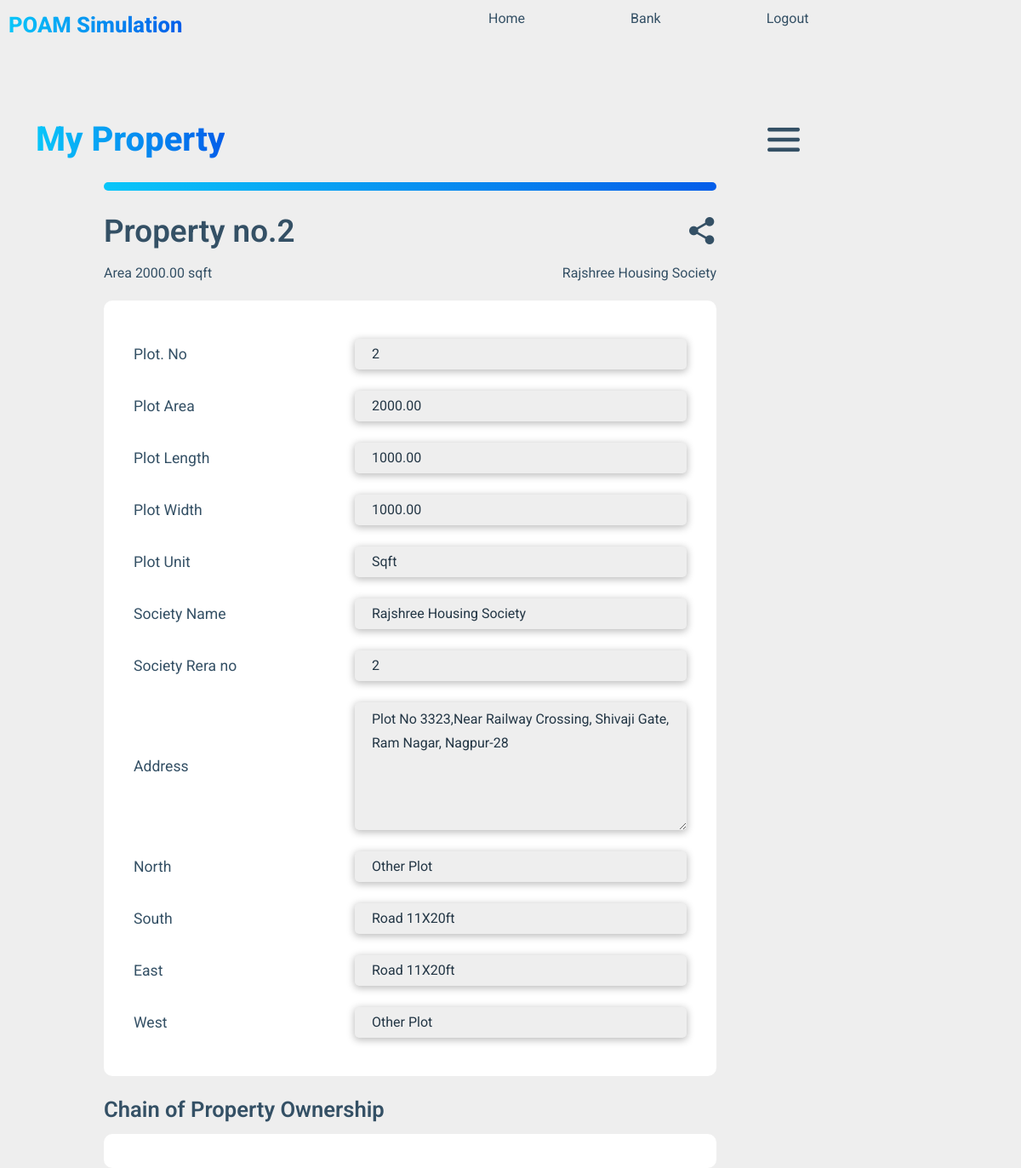
/home/2/myproperties (signed in), run on an earlier commit of the app's database.
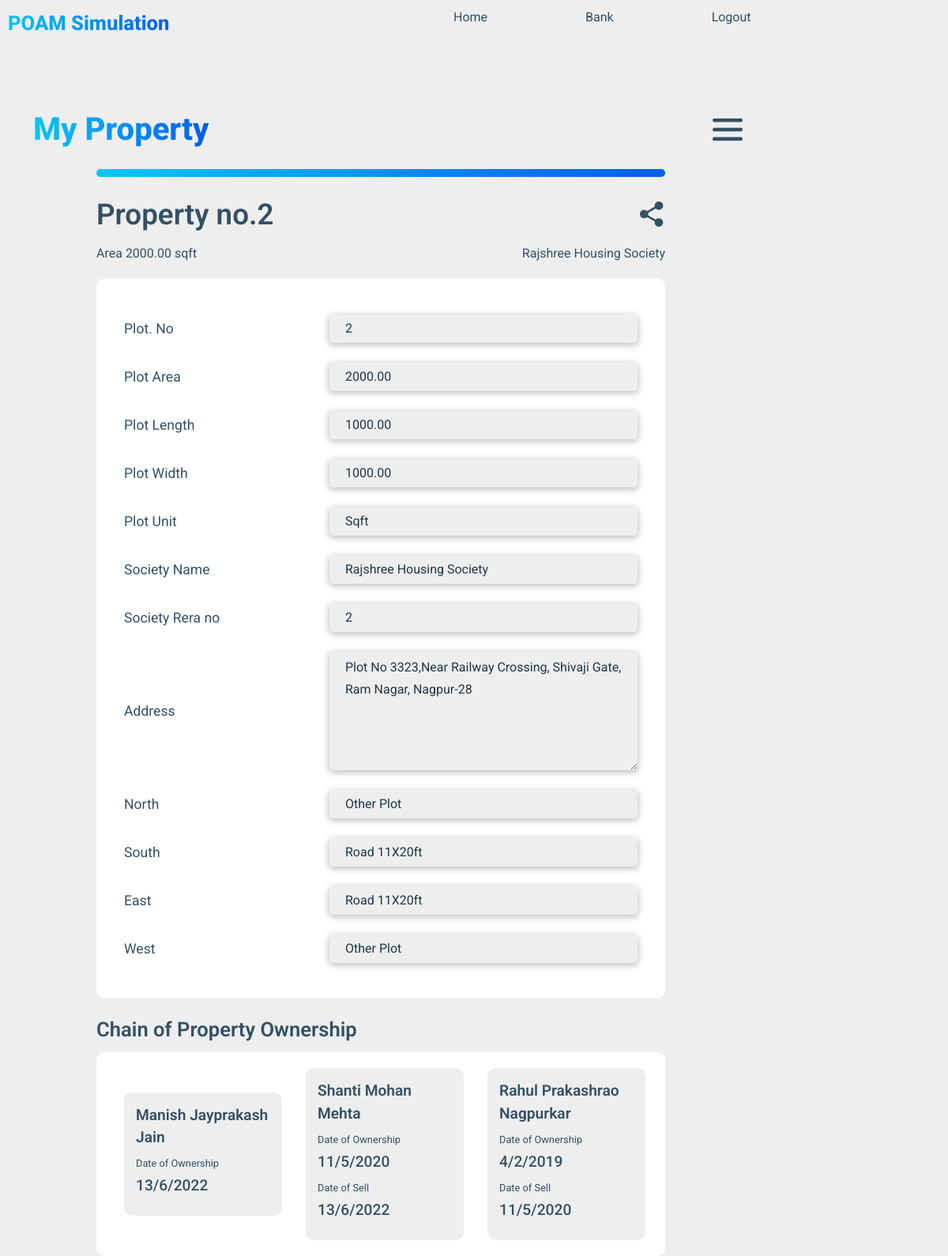
And on a later commit of the database.
### MuncipalCorporation_DB/models.py (models this page shows, shortened)
class Plot(models.Model):
    SQFT = 'sqft'
    ACRE = 'AC'
    units = [
        (SQFT, 'Square.ft'),
        (ACRE, 'Acre'),
    ]
    owner = models.ForeignKey(Person,on_delete=models.CASCADE,related_name="plot_owner",default=None)
    number = models.IntegerField()
    area = models.DecimalField(max_digits=10, decimal_places=2)
    length= models.DecimalField(max_digits=10, decimal_places=2)
    width= models.DecimalField(max_digits=10, decimal_places=2)
    unit = models.CharField(choices=units,default=SQFT,max_length=4)
    society_name= models.CharField(max_length=100)
    society_rera_no = models.IntegerField()
    plot_address = models.CharField(max_length=200)
    north = models.CharField(max_length=30)
    south = models.CharField(max_length=30)
    east = models.CharField(max_length=30)
    west = models.CharField(max_length=30)

class chain_of_title(models.Model):
    owner = models.ForeignKey(Person,on_delete=models.CASCADE,related_name="owner_title_chain")
    plot = models.ForeignKey(Plot,on_delete=models.CASCADE,related_name="property_title_chain")
    ownership_date = models.DateField()
    selling_date = models.DateField(blank=True,null=True)

### POAM_portal/models.py (models this page shows, shortened)
class Person(models.Model):
    user = models.ForeignKey(User,on_delete=models.CASCADE,related_name="user")
    aadhar_details = models.ForeignKey(aadhar,on_delete=models.CASCADE,related_name="aadhar_user")

### Aadhar_DB/models.py (models this page shows, shortened)
class aadhar(models.Model):
    MALE = 'M'
    FEMALE = 'F'
    OTHERS = 'OTH'
    gender = [
        (MALE, 'Male'),
        (FEMALE, 'Female'),
        (OTHERS, 'Others'),
    ]
    first_name=models.CharField(max_length=30)
    middle_name=models.CharField(max_length=30)
    last_name=models.CharField(max_length=30)
    dob = models.DateField()
    gender = models.CharField(choices=gender,default=OTHERS,max_length=3)
    aadhar_no = models.BigIntegerField()
    address = models.TextField()
    photo = models.ImageField(upload_to ='uploads/',null=True)
    mobile_number = models.CharField(max_length=10,null=True)

### POAM_portal/views.py (the view)
# urls.py: path("home/<str:plot_no>/myproperties", views.my_properties, name="myproperty"),
@login_required(login_url="login")
def my_properties(request,plot_no):
    property_details=get_plot_withPlotno(plot_no)
    titles = property_details.property_title_chain.all()
    titles = reversed(titles)
    return render(request, "POAM_portal/myproperty_view.html",{
        "property":property_details,
        "titles":titles,
        "sharedAckStatus":False,
    })

### POAM_portal/utils.py (called while the page is built)
def get_plot_withPlotno(plot_no):
    plot_details = Plot.objects.get(number=plot_no)
    return plot_details

### POAM_portal/templates/POAM_portal/myproperty_view.html (shortened to what this page needs)
{% extends "POAM_portal/layout.html" %}
{% load static %}
{% block body %}
<div class="container-fluid">
    <div class="container">
        <div class="home-options share-margin">
            <span class="home-heading">My Property</span>
            <span><a href="{% url 'bank' %}"><img src="../../static/POAM_portal/images/menu.png" alt=""
                        id="options"></a></span>
        </div>
        <div id="line"></div>
        <div class="myproperty-info-container">
            <div class="myproperty-heading-container">
                <span class="myproperty-heading">Property no.{{property.number}}</span>
                <span>
                    <a href="{% url 'share' property.number %}"><img src="../../static/POAM_portal/images/share-dark.png"
                            alt="share" class="myproperty-share-btn"></a>
                </span>
            </div>
            <div class="myproperty-subheading-container">
                <span class="subheading1">Area {{property.area}} {{property.unit}}</span>
                <span class="subheading2">{{property.society_name}}</span>
            </div>
            <div class="myproperty-form-info-container">
                <div class="fields">
                    <label for="plot.no">Plot. No</label>
                    <input type="text" value="{{property.number}}" disabled>
                </div>
                <div class="fields">
                    <label for="plotArea">Plot Area</label>
                    <input type="text" value="{{property.area}}" disabled>
                </div>
                <div class="fields">
                    <label for="plot.no">Plot Length</label>
                    <input type="text" value="{{property.length}}" disabled>
                </div>
                <div class="fields">
                    <label for="plot.no">Plot Width</label>
                    <input type="text" value="{{property.width}}" disabled>
                </div>
                <div class="fields">
                    <label for="plot.no">Plot Unit</label>
                    <input type="text" value="{{property.unit}}" disabled>
                </div>
                <div class="fields">
                    <label for="plot.no">Society Name</label>
                    <input type="text" value="{{property.society_name}}" disabled>
                </div>
                <div class="fields">
                    <label for="plot.no">Society Rera no</label>
                    <input type="text" value="{{property.society_rera_no}}" disabled>
                </div>
                <div class="fields">
                    <label for="plot.no">Address</label>
                    <textarea name="address" id="plot-address" cols="30" rows="10" disabled>{{property.plot_address}}</textarea>
                </div>
                <div class="fields">
                    <label for="plot.no">North</label>
                    <input type="text" value="{{property.north}}" disabled>
                </div>
                <div class="fields">
                    <label for="plot.no">South</label>
                    <input type="text" value="{{property.south}}" disabled>
                </div>
                <div class="fields">
                    <label for="plot.no">East</label>
                    <input type="text" value="{{property.east}}" disabled>
                </div>
                <div class="fields">
                    <label for="plot.no">West</label>
                    <input type="text" value="{{property.west}}" disabled>
                </div>
            </div>
            <div class="title-chain-container">
                <div class="title-chain-heading">
                    Chain of Property Ownership
                </div>
                <div class="title-content-container">
                    {% for title in titles %}
                    <div class="title-block">
                        <div class="title-owner-name">{{title.owner.aadhar_details.first_name}} {{title.owner.aadhar_details.middle_name}} {{title.owner.aadhar_details.last_name}}</div>
                        <div class="title-chain-mini-heading">Date of Ownership</div>
                        <div class="title-chain-own-date">{{title.ownership_date.day}}/{{title.ownership_date.month}}/{{title.ownership_date.year}}</div>
                        {% if title.selling_date %}
                        <div class="title-chain-mini-heading">Date of Sell</div>
                        <div class="title-chain-own-date">{{title.selling_date.day}}/{{title.selling_date.month}}/{{title.selling_date.year}}</div>
                        {% endif %}
                    </div>
                    {% endfor %}
                </div>
            </div>
        </div>
    </div>
</div>
{% endblock %}

### POAM_portal/templates/POAM_portal/layout.html (shortened to what this page needs)
{% load static %}
<!DOCTYPE html>
<html lang="en">
<head>
    <link href="https://cdn.jsdelivr.net/npm/bootstrap@5.3.0-alpha2/dist/css/bootstrap.min.css" rel="stylesheet"
>
    <link rel="stylesheet" href="../../static/POAM_portal/layout.css">
</head>
<body>
    {% if user.is_authenticated %}
    {% block header %}
    <header>
        <span id="nav-logo">
            POAM Simulation
        </span>
        <nav>
            <ul class="nav-options">
                <li><a href="{% url 'home' user %}">Home</a></li>
                <li><a href="{% url 'bank' %}">Bank</a></li>
                <li><a href="{% url 'logout' %}">logout</a></li>
            </ul>
        </nav>
    </header>
    {% endblock %}
    {% endif %}
    {% block body %}
    {% endblock %}
</body>
</html>

### POAM_portal/static/POAM_portal/layout.css (style rules this page uses)
* { margin:0px; padding: 0px; font-family: 'Roboto', sans-serif; }
body { overflow-y: auto; }
header { width: 100vw; height: 8vh; background-color: var(--background); padding: 10px; }
#nav-logo { background: linear-gradient(to right, var(--light),var(--dark)); -webkit-background-clip: text; background-clip: text; -webkit-text-fill-color: transparent; font-size: 1.6rem; font-weight: 800; float: left; }
.nav-options { float: right; width: 60%; }
.nav-options li { display: inline-block; margin: 0px 40px; }
.nav-options li a { padding: 20px; color: var(--nav-text); text-decoration: none; font-weight: 400; text-transform: capitalize; }
.home-heading { background: linear-gradient(to right, var(--light),var(--dark)); -webkit-background-clip: text; background-clip: text; -webkit-text-fill-color: transparent; font-size: 2.5rem; font-weight: 800; }
.home-options { display: flex; flex-direction: row; flex-wrap: nowrap; align-items: center; justify-content: space-between; margin: 70px 0px 30px 0px; }
#options { width: 15%; }
.share-margin { margin-bottom: 0px !important; }
#line { background: linear-gradient(to right, var(--light),var(--dark)); width: 60vw; height: 1.2vh; border-radius: 20px; margin: 20px 80px; }
.myproperty-info-container { width: 60vw; margin: 0px 0px 30px 80px; font-family: var(--roboto); position: relative; color: var(--nav-text); }
.myproperty-heading-container { display: flex; flex-direction: row; justify-content: space-between; align-items: center; margin: 10px 0px; }
.myproperty-heading { font-weight: 600; font-size: 2.3rem; }
.myproperty-subheading-container { display: flex; flex-direction: row; align-items: center; justify-content: space-between; font-size: 1rem; }
.myproperty-form-info-container { margin: 20px 0px; background-color: var(--white); padding: 20px; border-radius: 10px; }
.fields { display: flex; flex-direction: row; align-items: center; justify-content: space-between; margin: 25px 15px; }
.fields label { font-size: 1.1rem; }
.fields input { color: var(--btn-regular); background-color: var(--background); width: 60%; text-transform: capitalize; padding: 6px 20px; outline: none; border: none; border-radius: 5px; box-shadow: 0px 2px 8px 1px rgba(0, 0, 0, 0.25); }
.fields textarea { color: var(--btn-regular); background-color: var(--background); width: 60%; text-transform: capitalize; padding: 6px 20px; outline: none; border: none; border-radius: 5px; box-shadow: 0px 2px 8px 1px rgba(0, 0, 0, 0.25); max-height: 150px; line-height: 28px; }
.title-chain-container { font-family: var(--roboto); color:var(--nav-text); margin: 20px 0px; }
.title-chain-heading { font-size: 1.6rem; margin: 10px 0px; font-weight: 600; }
.title-content-container { background-color: var(--white); display: flex; flex-direction: row; align-items: center; justify-content: left; overflow-x: auto; margin: 10px 0px; padding: 20px; border-radius: 10px; }
.title-block { background-color: var(--background); padding: 15px; border-radius: 10px; margin: 0px 15px; min-width: 200px; }
.title-owner-name { font-size: 1.2rem; font-weight: 600; margin: 0px 0px 8px 0px; }
.title-chain-mini-heading { font-size: 0.8rem; font-weight: 400; margin: 0px 0px 5px 0px; }
.title-chain-own-date { font-weight: 500; font-size: 1.2rem; margin-bottom: 8px; }

### POAM_portal/static/POAM_portal/style.css (style rules this page uses)
:root { --light:#09C6F9; --dark:#045DE9; --btn-regular:#233645; --white:#fff; --background:#eee; --nav-text : #345065; --red1:#F54A4A; --red2:#C12A2A; --roboto :'Roboto',sans-serif; --green : #64C97A; --btn-red : #D53636; }
* { margin:0px; padding: 0px; font-family: 'Roboto', sans-serif; }
body { background-color: var(--background); overflow: hidden; }
.container-fluid { width: 100vw; height: 100vh; }

What changed in the data, as far as the page shows it:
added chain_of_title: owner.aadhar_details.first_name "Manish", owner.aadhar_details.middle_name "Jayprakash", owner.aadhar_details.last_name "Jain", ownership_date.day "13", ownership_date.month "6", ownership_date.year "2022"
added chain_of_title: owner.aadhar_details.first_name "Shanti", owner.aadhar_details.middle_name "Mohan", owner.aadhar_details.last_name "Mehta", ownership_date.day "11", ownership_date.month "5", ownership_date.year "2020", selling_date.day "13", selling_date.month "6", selling_date.year "2022"
added chain_of_title: owner.aadhar_details.first_name "Rahul", owner.aadhar_details.middle_name "Prakashrao", owner.aadhar_details.last_name "Nagpurkar", ownership_date.day "4", ownership_date.month "2", ownership_date.year "2019", selling_date.day "11", selling_date.month "5", selling_date.year "2020"
